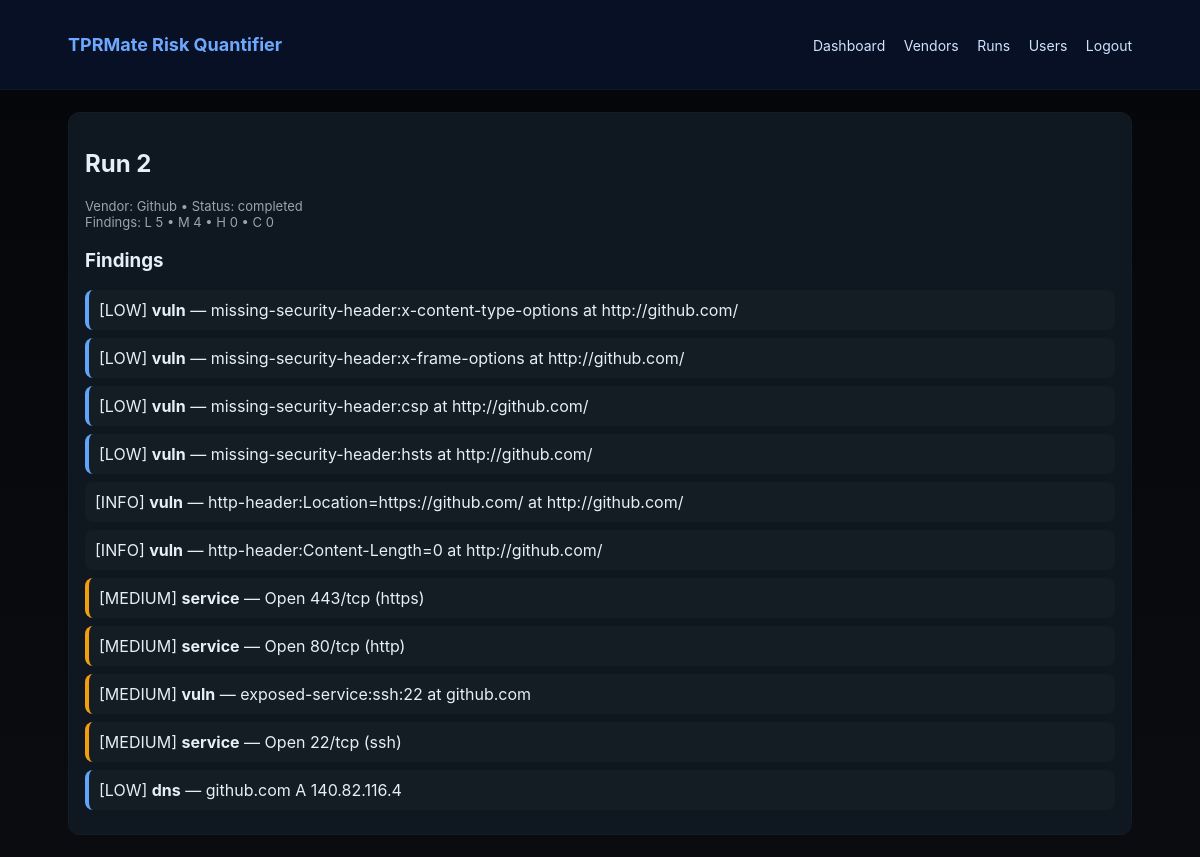
/run/detail/2 (signed in), run on the app's committed database.
### app/models.py (models this page shows)
class ScanRun(db.Model):
    id = db.Column(db.Integer, primary_key=True)
    vendor_id = db.Column(db.Integer, db.ForeignKey("vendor.id"), nullable=False)
    started_at = db.Column(db.DateTime, default=datetime.utcnow)
    completed_at = db.Column(db.DateTime)
    status = db.Column(db.String(32), default="running")
    run_path = db.Column(db.String(512))
    passive_status = db.Column(db.String(16), default="pending")
    passive_pct = db.Column(db.Integer, default=0)
    passive_log = db.Column(db.Text, default="")
    passive_pid = db.Column(db.Integer)
    passive_path = db.Column(db.String(512))
    active_status = db.Column(db.String(16), default="pending")
    active_pct = db.Column(db.Integer, default=0)
    active_log = db.Column(db.Text, default="")
    active_pid = db.Column(db.Integer)
    active_path = db.Column(db.String(512))
    p10 = db.Column(db.Float)
    p50 = db.Column(db.Float)
    p90 = db.Column(db.Float)
    vendor = db.relationship("Vendor", backref="runs")

class Vendor(db.Model):
    id = db.Column(db.Integer, primary_key=True)
    name = db.Column(db.String(255), unique=True, nullable=False)
    domain = db.Column(db.String(255))
    consent = db.Column(db.Boolean, default=False)
    created_at = db.Column(db.DateTime, default=datetime.utcnow)

class Finding(db.Model):
    id = db.Column(db.Integer, primary_key=True)
    run_id = db.Column(db.Integer, db.ForeignKey("scan_run.id"), nullable=False)
    severity = db.Column(db.String(16), default="low")
    category = db.Column(db.String(64), default="info")
    description = db.Column(db.Text, default="")
    run = db.relationship("ScanRun", backref="findings")

### app/main.py (the view)
@main_bp.route("/run/detail/<int:run_id>")
@login_required
def run_detail(run_id):
    run = db.session.get(ScanRun, run_id)
    if not run:
        flash("Run not found", "danger")
        return redirect(url_for("main.runs"))
    findings = Finding.query.filter_by(run_id=run.id).order_by(Finding.id.desc()).all()
    counts = _count_findings(findings)
    return render_template("run_detail.html", run=run, findings=findings, counts=counts)

### app/__init__.py (called while the page is built)
@login_manager.user_loader
def load_user(user_id):
    try:
        return db.session.get(User, int(user_id))
    except Exception:
        return None

### app/main.py (called while the page is built)
def _empty_severity_counts():
    return {
        "low": 0,
        "medium": 0,
        "high": 0,
        "critical": 0,
    }

def _count_findings(findings):
    counts = _empty_severity_counts()
    for f in findings or []:
        severity = (getattr(f, "severity", None) or "low").lower()
        if severity in counts:
            counts[severity] += 1
    return counts

### app/templates/run_detail.html
{% extends 'base.html' %}
{% block content %}
<section class="panel">
  <h2>Run {{ run.id }}</h2>
  <div class="muted">
    Vendor: {{ run.vendor.name }} • Status: {{ run.status }}
  </div>
  <div class="counts muted">
    Findings:
    L {{ counts.low }} •
    M {{ counts.medium }} •
    H {{ counts.high }} •
    C {{ counts.critical }}
  </div>
  <h3>Findings</h3>
  <ul class="findings">
    {% for f in findings %}
      <li class="finding {{ f.severity }}">
        [{{ (f.severity or 'low') | upper }}]
        <strong>{{ f.category }}</strong> — {{ f.description }}
      </li>
    {% else %}
      <li>No findings.</li>
    {% endfor %}
  </ul>
</section>
{% endblock %}

### app/static/style.css (style rules this page uses)
:root { --bg:#0b0c10;--card:#0f1720;--muted:#9aa3af;--accent:#6ea8fe;--accent-2:#7ce7c4; --ok:#22c55e;--warn:#f59e0b;--bad:#ef4444; }
* { box-sizing:border-box }
body { margin:0;font-family:Inter,ui-sans-serif,system-ui,'Segoe UI',Roboto,Helvetica,Arial; background:linear-gradient(180deg,#05060a 0%,var(--bg) 100%); color:#e6eef8 }
.muted { color:var(--muted);font-size:13px }
.panel { background:var(--card);padding:16px;border-radius:12px;border:1px solid rgba(255,255,255,0.02) }
.findings { list-style:none;padding:0;margin:0 }
.finding { background:rgba(255,255,255,0.02);padding:10px;border-radius:8px;margin-bottom:8px }
.finding.low { border-left:4px solid #60a5fa }
.finding.medium { border-left:4px solid #f59e0b }

### data on the page
ScanRun: id "2", status "completed"
Vendor: vendor.name "Github"
Finding: severity "LOW", category "vuln", description "missing-security-header:x-content-type-options at http://github.com/"
Finding: severity "LOW", category "vuln", description "missing-security-header:x-frame-options at http://github.com/"
Finding: severity "LOW", category "vuln", description "missing-security-header:csp at http://github.com/"
Finding: severity "LOW", category "vuln", description "missing-security-header:hsts at http://github.com/"
Finding: severity "INFO", category "vuln", description "http-header:Location=https://github.com/ at http://github.com/"
Finding: severity "INFO", category "vuln", description "http-header:Content-Length=0 at http://github.com/"
Finding: severity "MEDIUM", category "service", description "Open 443/tcp (https)"
Finding: severity "MEDIUM", category "service", description "Open 80/tcp (http)"
Finding: severity "MEDIUM", category "vuln", description "exposed-service:ssh:22 at github.com"
Finding: severity "MEDIUM", category "service", description "Open 22/tcp (ssh)"
Finding: severity "LOW", category "dns", description "github.com A 140.82.116.4"

### other printed values
{{ counts.low }} "5"
{{ counts.medium }} "4"
{{ counts.high }} "0"
{{ counts.critical }} "0"
